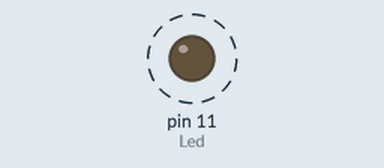
Bench run of a program on a simulated Raspberry Pi (header pin numbers). On the bench: output pins drawn as LEDs (lit = HIGH). Dashed ring = blinking. What the program prints to the terminal is not drawn.

Above: at 0.2 s.
Timing chart, 0 to 3.0 s (numbered marks = the images above):
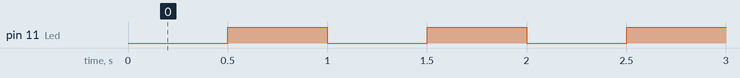

The program:

led.py
```python
import RPi.GPIO as GPIO
import time

Led = 11

def setup():
    GPIO.setmode(GPIO.BOARD)
    GPIO.setup(Led, GPIO.OUT)
    GPIO.output(Led, GPIO.HIGH)

def loop():
    while True:
        print('...led on')
        GPIO.output(Led, GPIO.LOW)
        time.sleep(0.5)
        print('led off...')
        GPIO.output(Led, GPIO.HIGH)
        time.sleep(0.5)

def destroy():
    GPIO.output(Led, GPIO.HIGH)
    GPIO.cleanup()

if __name__ == '__main__':
    setup()
    try:
        loop()
    except:
        destroy()
        printf("except")
```

Measured:
- by itself, pin 11 (Led): alternates HIGH for 0.50 s and LOW for 0.50 s
